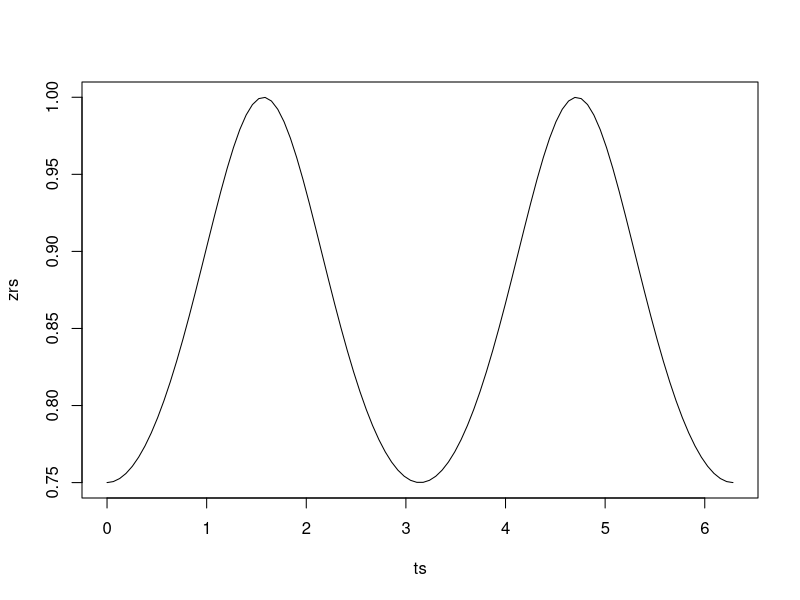
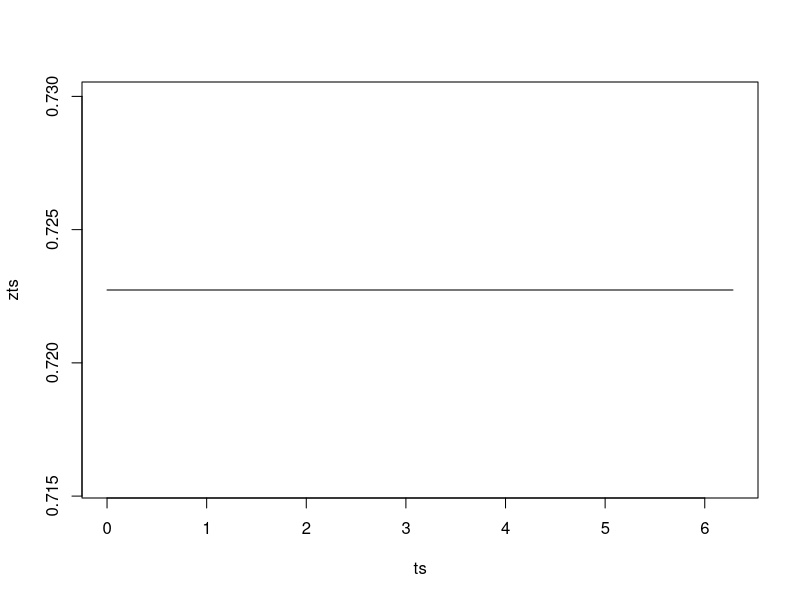

Reproduce these figures in R, in order. (Note: this script raises an error after producing the figures.)

#sample two random vectors in n-d
n <- 3
u <- rnorm(n)
v <- rnorm(n)

#center and scale
x <- u - mean(u) 
x <- x / norm(x, "2")
y <- v - mean(v)
y <- y / norm(y, "2")

#check correlations
cor(x, y)
sum(x * y)
# sum(x * y) / norm(x, "2") / norm(y, "2")
norm(x, "2") 
norm(y, "2")
cor_xy <- c(cor(x, y))

#introduce a new vector, z, that has some correlation theta with y
r_yz <- 0.75
theta <- acos(r_yz)
vecs2theta <- function(a,b) acos( sum(a*b) / ( sqrt(sum(a^2)) * sqrt(sum(b^2)) ) )
rotate_vec <- function(y, z, theta) {
  dot_product <- sum(y * z)
  cross_product <- c(y[2] * z[3] - y[3] * z[2],
                     y[3] * z[1] - y[1] * z[3],
                     y[1] * z[2] - y[2] * z[1])
  z * cos(theta) +
    cross_product * sin(theta) +
    y * dot_product * (1 - cos(theta))
}

# Generate a random vector orthogonal to y
o <- rnorm(n-1)
o <- c(o, -sum(y[1:(n-1)] * o) / y[n])
o <- o / sqrt(sum(o^2))
o <- o / sd(o) / sqrt(2)
# cov(cbind(y, o))
#o <- c(-y[2], y[1], 0) / sqrt(sum(y[1:2]^2)) #alternatively

# compute cholesky factor and transform to get z0
R_yz <- diag(2) + r_yz - diag(2) * r_yz
L_yz <- t(chol(R_yz))
yz0 <- t(L_yz %*% t(cbind(y, o)))
z0 <- yz0[,2]
z0 <- z0 - mean(z0) 
z0 <- z0 / norm(z0, "2")

#confirm properties
vecs2theta(z0,y)
theta
cor(z0,y)
r_yz

#try rotating vector around y?
z1 <- rotate_vec(y, z0, 0.5)
sum(z1^2)
vecs2theta(z1,y)
theta
#still on the unit hypersphere
cor(z1,y)
r_yz
#but no longer has the same correlation
mean(z1)
#also no longer has mean 0

#ok, so we need to get off the unit hypersphere
#other points on the hypersphere
ts <- seq(0,2*pi,length.out=100)
zrs <- sapply(ts, function(t) cor(y, rotate_vec(y, z0, t)))
plot(ts, zrs, type = "l")
zts <- sapply(ts, function(t) vecs2theta(y, rotate_vec(y, z0, t)))
plot(ts, zts, type = "l")

#so only two points (antipodes) in the rotation that satisfy this property
#also means that all of the other points in the cone do not have the desired correlation

#what does the *correct* shape look like on the unit hypersphere? let's sample and find out
R_yz <- diag(2) + r_yz - diag(2) * r_yz
L_yz <- t(chol(R_yz))
zs <- lapply(1:1E3, function(i){
  
  #sample random orthogonal vector
  index <- sample(1:3, 1)
  o <- rep(0,3)
  o[-index] <- rnorm(2)
  o[index] <- -sum(y[-index] * o[-index]) / y[index]
  o <- o / sqrt(sum(o^2))
  o <- o / sd(o) / sqrt(2)
  o
  
  # compute cholesky factor and transform to get z0
  yz0 <- t(L_yz %*% t(cbind(y, o)))
  z0 <- yz0[,2]
  z0 <- z0 - mean(z0) 
  z0 <- z0 / norm(z0, "2")
  z0
  
})
zs <- do.call(rbind, zs)
zs
#hm wait *are* there only two vectors that satisfy this property? no there can't be
#there need to be lots, pointing in different directions too, to allow for different
#correlations with x

#let's try again
zs <- lapply(1:1E3, function(i){
  
  #sample random orthogonal vector
  rz <- matrix(rnorm(6), 3, 2)
  rz <- t(solve(t(chol(cov(rz)))) %*% t(rz))
  
  # compute cholesky factor and transform to get z0
  # rz <- rz - (rz[,1] - y)
  # z0 <- rz[,2]
  # z0 <- z0 - mean(z0) 
  # z0 <- z0 / norm(z0, "2")
  # cor(z0, y)
  
})
zs <- do.call(rbind, zs)
zs

# test correlation matrix / cholesky factor relationship?
p <- 5
r <- 0.5
R <- diag(p) + r - diag(p) * r
L <- t(chol(R))
L
vecs2theta(L[,1], L[,2])
vecs2theta(L[,3], L[,2])

#construct set of mean = 0 unit vectors with desired properties
p <- 5 #number of distinct features (aka number of vectors)
n <- 6 #number of dimensions to the space (aka obs per vector)
vecs <- matrix(0, nrow = n, ncol = p)
vecs[1:2,1] <- c(-sqrt(1/2),sqrt(1/2)) #ensures mean 0 and unit length constraint

#next dimension
i<-2
l2 <- R[1,2]
# w2 <- sin(acos(R[1,2])) * c(rep(0,i),1,rep(0,n-i-1))
w2 <- sqrt(1-R[1,2]^2)
w2 <- c(0,0,sqrt(w2^2/2) * c(-1,1),0,0)
vecs[,i] <- l2 * vecs[,i-1] + w2
# norm(vecs[,i], "2")
# mean(vecs[,i])
# sum(vecs[,i] * vecs[,i-1])

#ok, the trick is to represent each new unit vector as a combination of the previous
#ones plus an orthogonal component, w
#so v3 = l1 * v1 + l2 * v2 + w3
#we can substitute back in to the angle constraint
#v3 dot v1 = R1,3
#v3 dot v2 = R2,3
#to get a linear system R[1:(i-1),1:(i-1)] * l_d = R[1:(1-i),i]
#which we can solve in the usual way
i <- 3
l <- solve(R[1:(i-1),1:(i-1)]) %*% R[i,1:(i-1)]
#then we solve for the orthogonal component, w
#so if v is a summation of the previous vectors weighted by l
lvs <- vecs[,1:(i-1)] %*% l
#w needs to be added to this to satisfy v1 * w = 0, v2 * w = 0, ... v_{i-1} * w = 0
#and also |lvs + w| = 1, and since all the earlier vs have norm 1, we get
w_ss <- 1 - sum(l^2)
#... we seem to run out of dimensions, so maybe the initial approach was off

#let's try again
p <- 5 #number of distinct features (aka number of vectors)
n <- 8 #number of dimensions to the space (aka obs per vector)
r <- 0.5
R <- diag(p) + r - diag(p) * r
# R <- cor(matrix(rnorm(n*p), n, p))
vecs <- matrix(0, nrow = n, ncol = p)
vecs[1:2,1] <- c(-sqrt(1/2),sqrt(1/2))
vecs[,1] <- rnorm(n) #or can initialize randomly
vecs[,1] <- (vecs[,1] - mean(vecs[,1])) / norm(vecs[,1] - mean(vecs[,1]), "2")

null_space <- function(mat) {
  qr_decomp <- qr(mat)
  ns <- qr.Q(qr_decomp, complete = TRUE)[, (ncol(mat) + 1):nrow(mat), drop = F]
  return(ns)
}

generate_null_vector <- function(prev_vectors) {
  n <- nrow(prev_vectors)
  
  # Start with a random vector
  w <- rnorm(n)
  
  # Project out components in the span of previous vectors
  if (ncol(prev_vectors) > 0) {
    proj <- prev_vectors %*% solve(t(prev_vectors) %*% prev_vectors) %*% t(prev_vectors) %*% w
    w <- w - proj
  }
  
  # Normalize to unit norm
  w <- w / sqrt(sum(w^2))
  
  return(w)
}


for(i in 2:p){
  l <- solve(R[1:(i-1),1:(i-1)]) %*% R[i,1:(i-1)]
  lv <- vecs[,1:(i-1)] %*% l
  w_ss <- 1 - sum(lv^2)
  # w_ns <- null_space(vecs[,1:(i-1), drop = F])[,1] #use first null space vector
  w_ns <- generate_null_vector(vecs[,1:(i-1), drop = F])
  w <- w_ns - mean(w_ns) 
  w <- w / norm(w, "2") * sqrt(w_ss)
  vecs[,i] <- lv + w  
}

apply(vecs, 2, mean) #all have mean 0
apply(vecs, 2, norm, "2") #all have unit norm
t(vecs) %*% vecs - R #appropriately yields correlation matrix (all vectors have right angles)

#also, the volume enclosed by the transpose of this vectors, relative to that
#enclosed by orthogonal vectors, is the determinant of the correlation matrix

#fals when p > n because we run out of degrees of freedom! 
#the last vector has n degrees of freedom initially
#but it loses one to the unit length constraint,
#one to the mean 0 constraint
#and n-1 to the angle constraints
#but that requires n+1 degrees of freedom


#the relationship to determinants
#the volume captured by these vectors is given by det(G) / nrow(G)!, where G=t(vecs) %*% vecs
#eg in 2D, if we have 2 vectors x1 = 0.5, sqrt(0.75), x2 = sqrt(0.5), sqrt(0.5) + the origin
x3d <- cbind(c(0.5, sqrt(0.75)),
             c(sqrt(0.5), sqrt(0.5)),
             c(0,0))
G <- x3d %*% t(x3d)
sqrt(det(G)) / factorial(nrow(G))
#herons formula for area is sqrt(s(s-a)(s-b)(s-c))), where s=(a+b+c)/2
sides <- c(1, 1, sqrt(sum((x3d[,1] - x3d[,2])^2)))
s <- sum(sides)/2
sqrt(s*prod(s-sides))

x3d_i <- cbind(c(0,1),
             c(1,0),
             c(0,0))
G_i <- x3d_i %*% t(x3d_i)
sqrt(det(G_i)) / factorial(nrow(G_i))
sides <- c(1, 1, sqrt(sum((x3d_i[,1] - x3d_i[,2])^2)))
s <- sum(sides)/2
sqrt(s*prod(s-sides))

#ok, so that demonstrates the hypervolume idea

#project to the lower dimensional subspace
qr_decomp <- qr(vecs)
Q <- qr.Q(qr_decomp)[, 1:(nrow(vecs)-2)]  # Only first (p-2) columns
vecs_projected <- t(Q) %*% vecs
as.matrix(dist(t(m_vecs))) - as.matrix(dist(t(vecs))) #distances are preserved
orig_angles <- t(vecs) %*% vecs
new_angles <- (t(m_vecs) %*% m_vecs) / outer(sqrt(colSums(m_vecs^2)), sqrt(colSums(m_vecs^2)), "*") #as are angular relationships
round(orig_angles - new_angles, 3)


G <- m_vecs %*% t(m_vecs)
sqrt(det(G)) / factorial(nrow(G))
det(R)

t(vecs) #so this is the transformation matrix from the original space to the lower-d subspace
det(rbind(t(vecs), 0)) #because it projects to a subspace, it squishes things to hypervolume 0
#The determinant of the Gram matrix of the projected basis vectors tells us 
#the fraction of the maximum area occupied relative to the full basis
# Mean 0 unit vectors represent basis in lower dimensional subspace, and the relative volume (to an orthogonal basis) of the paralleliped enclosed in that subspace can be obtained from the determinant of the gram matrix.
# This is exactly the determinant of the original correlation matrix
# The angles between our new basis vectors and the cholesky factor vectors are the same too

#can use these to transform uncorrelated data
nsamp <- 1E3
y <- matrix(rnorm(nsamp*(n)), ncol=n, nrow=nsamp)
yt <- t(t(vecs) %*% solve(chol(cov(y))) %*% t(y))
cor(yt)
R
y <- matrix(rnorm(nsamp*(p)), ncol=p, nrow=nsamp)
yt <- t(t(chol(R)) %*% solve(chol(cov(y))) %*% t(y))
cor(yt)
R


cov(t(solve(chol(cov(y))) %*% t(y))) #gotta be applying a bessel-y correction here
